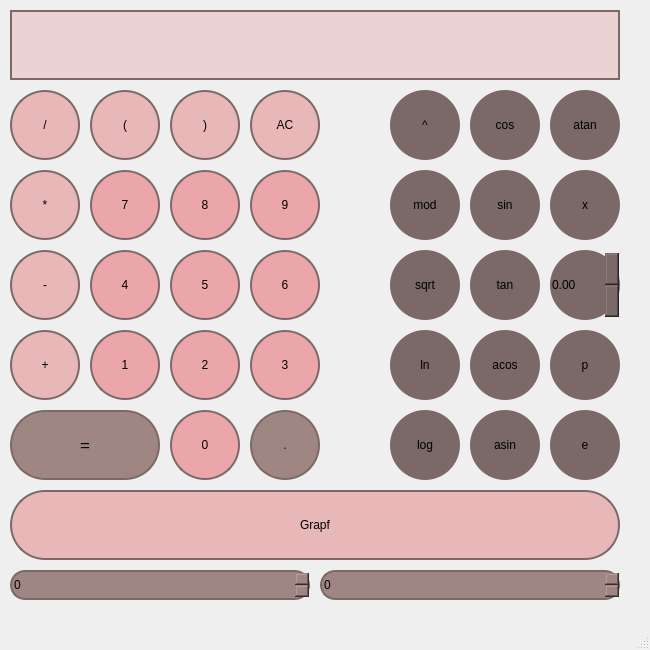
<?xml version="1.0" encoding="UTF-8"?>
<ui version="4.0">
 <class>MainWindow</class>
 <widget class="QMainWindow" name="MainWindow">
  <property name="geometry">
   <rect>
    <x>0</x>
    <y>0</y>
    <width>650</width>
    <height>650</height>
   </rect>
  </property>
  <property name="windowTitle">
   <string>MainWindow</string>
  </property>
  <property name="styleSheet">
   <string notr="true">QMainWindow {
opacity: 0.7;
background-image: url(:/resources/img/strawberry.jpg);
}</string>
  </property>
  <widget class="QWidget" name="centralwidget">
   <widget class="QPushButton" name="pushButton_pow">
    <property name="geometry">
     <rect>
      <x>390</x>
      <y>90</y>
      <width>70</width>
      <height>70</height>
     </rect>
    </property>
    <property name="styleSheet">
     <string notr="true">QPushButton {
border: 2px #7b6968;
border-radius: 35px;
background-color: #7b6968;
}
QPushButton:pressed {
background-color: qlineargradient(x1: 0, y1: 0, x2: 0, y2: 1,
stop: 0 #5a655c, stop: 1 #5a655c);
}</string>
    </property>
    <property name="text">
     <string>^</string>
    </property>
   </widget>
   <widget class="QPushButton" name="pushButton_plus">
    <property name="geometry">
     <rect>
      <x>10</x>
      <y>330</y>
      <width>70</width>
      <height>70</height>
     </rect>
    </property>
    <property name="styleSheet">
     <string notr="true">QPushButton {
border: 2px solid #7b6968;
border-radius: 35px;
background-color: #e8b7b8;
color: black;
}
QPushButton:pressed {
background-color: qlineargradient(x1: 0, y1: 0, x2: 0, y2: 1,
stop: 0 #5a655c, stop: 1 #5a655c);
}</string>
    </property>
    <property name="text">
     <string>+</string>
    </property>
   </widget>
   <widget class="QPushButton" name="pushButton_grapf">
    <property name="geometry">
     <rect>
      <x>10</x>
      <y>490</y>
      <width>610</width>
      <height>70</height>
     </rect>
    </property>
    <property name="styleSheet">
     <string notr="true">QPushButton {
border: 2px solid #7b6968;
border-radius: 35px;
background-color: #e8b7b8;
color: black;
}
QPushButton:pressed {
background-color: qlineargradient(x1: 0, y1: 0, x2: 0, y2: 1,
stop: 0 #5a655c, stop: 1 #5a655c);
}</string>
    </property>
    <property name="text">
     <string>Grapf</string>
    </property>
   </widget>
   <widget class="QPushButton" name="pushButton_cos">
    <property name="geometry">
     <rect>
      <x>470</x>
      <y>90</y>
      <width>70</width>
      <height>70</height>
     </rect>
    </property>
    <property name="styleSheet">
     <string notr="true">QPushButton {
border: 2px #7b6968;
border-radius: 35px;
background-color: #7b6968;
}
QPushButton:pressed {
background-color: qlineargradient(x1: 0, y1: 0, x2: 0, y2: 1,
stop: 0 #5a655c, stop: 1 #5a655c);
}</string>
    </property>
    <property name="text">
     <string>cos</string>
    </property>
   </widget>
   <widget class="QPushButton" name="pushButton_minus">
    <property name="geometry">
     <rect>
      <x>10</x>
      <y>250</y>
      <width>70</width>
      <height>70</height>
     </rect>
    </property>
    <property name="styleSheet">
     <string notr="true">QPushButton {
border: 2px solid #7b6968;
border-radius: 35px;
background-color: #e8b7b8;
color: black;
}
QPushButton:pressed {
background-color: qlineargradient(x1: 0, y1: 0, x2: 0, y2: 1,
stop: 0 #5a655c, stop: 1 #5a655c);
}</string>
    </property>
    <property name="text">
     <string>-</string>
    </property>
   </widget>
   <widget class="QDoubleSpinBox" name="xValue">
    <property name="geometry">
     <rect>
      <x>550</x>
      <y>250</y>
      <width>70</width>
      <height>70</height>
     </rect>
    </property>
    <property name="styleSheet">
     <string notr="true">QDoubleSpinBox {
border: 2px #7b6968;
border-radius: 35px;
background-color: #7b6968;
}</string>
    </property>
    <property name="maximum">
     <double>10000.000000000000000</double>
    </property>
   </widget>
   <widget class="QPushButton" name="pushButton_2">
    <property name="geometry">
     <rect>
      <x>170</x>
      <y>330</y>
      <width>70</width>
      <height>70</height>
     </rect>
    </property>
    <property name="styleSheet">
     <string notr="true">QPushButton {
border: 2px solid #7b6968;
border-radius: 35px;
background-color: #eba6a9;
color: black;
}
QPushButton:pressed {
background-color: qlineargradient(x1: 0, y1:0, x2: 0, y2: 1,
stop: 0 #5a655c, stop: 1 #5a655c);
}</string>
    </property>
    <property name="text">
     <string>2</string>
    </property>
   </widget>
   <widget class="QPushButton" name="pushButton_9">
    <property name="geometry">
     <rect>
      <x>250</x>
      <y>170</y>
      <width>70</width>
      <height>70</height>
     </rect>
    </property>
    <property name="styleSheet">
     <string notr="true">QPushButton {
border: 2px solid #7b6968;
border-radius: 35px;
background-color: #eba6a9;
color: black;
}
QPushButton:pressed {
background-color: qlineargradient(x1: 0, y1:0, x2: 0, y2: 1,
stop: 0 #5a655c, stop: 1 #5a655c);
}</string>
    </property>
    <property name="text">
     <string>9</string>
    </property>
   </widget>
   <widget class="QPushButton" name="pushButton_dot">
    <property name="geometry">
     <rect>
      <x>250</x>
      <y>410</y>
      <width>70</width>
      <height>70</height>
     </rect>
    </property>
    <property name="styleSheet">
     <string notr="true">QPushButton {
border: 2px solid #7b6968;
border-radius: 35px;
background-color: #a08683;
}
QPushButton:pressed {
background-color: qlineargradient(x1: 0, y1: 0, x2: 0, y2: 1,
stop: 0 #5a655c, stop: 1 #5a655c);
}</string>
    </property>
    <property name="text">
     <string>.</string>
    </property>
   </widget>
   <widget class="QPushButton" name="pushButton_asin">
    <property name="geometry">
     <rect>
      <x>470</x>
      <y>410</y>
      <width>70</width>
      <height>70</height>
     </rect>
    </property>
    <property name="styleSheet">
     <string notr="true">QPushButton {
border: 2px #7b6968;
border-radius: 35px;
background-color: #7b6968;
}
QPushButton:pressed {
background-color: qlineargradient(x1: 0, y1: 0, x2: 0, y2: 1,
stop: 0 #5a655c, stop: 1 #5a655c);
}</string>
    </property>
    <property name="text">
     <string>asin</string>
    </property>
   </widget>
   <widget class="QPushButton" name="pushButton_5">
    <property name="geometry">
     <rect>
      <x>170</x>
      <y>250</y>
      <width>70</width>
      <height>70</height>
     </rect>
    </property>
    <property name="styleSheet">
     <string notr="true">QPushButton {
border: 2px solid #7b6968;
border-radius: 35px;
background-color: #eba6a9;
color: black;
}
QPushButton:pressed {
background-color: qlineargradient(x1: 0, y1:0, x2: 0, y2: 1,
stop: 0 #5a655c, stop: 1 #5a655c);
}</string>
    </property>
    <property name="text">
     <string>5</string>
    </property>
   </widget>
   <widget class="QPushButton" name="pushButton_AC">
    <property name="geometry">
     <rect>
      <x>250</x>
      <y>90</y>
      <width>70</width>
      <height>70</height>
     </rect>
    </property>
    <property name="styleSheet">
     <string notr="true">QPushButton {
border: 2px solid #7b6968;
border-radius: 35px;
background-color: #e8b7b8;
color: black;
}
QPushButton:pressed {
background-color: qlineargradient(x1: 0, y1: 0, x2: 0, y2: 1,
stop: 0 #5a655c, stop: 1 #5a655c);
}</string>
    </property>
    <property name="text">
     <string>AC</string>
    </property>
   </widget>
   <widget class="QPushButton" name="pushButton_closeP">
    <property name="geometry">
     <rect>
      <x>170</x>
      <y>90</y>
      <width>70</width>
      <height>70</height>
     </rect>
    </property>
    <property name="styleSheet">
     <string notr="true">QPushButton {
border: 2px solid #7b6968;
border-radius: 35px;
background-color: #e8b7b8;
color: black;
}
QPushButton:pressed {
background-color: qlineargradient(x1: 0, y1: 0, x2: 0, y2: 1,
stop: 0 #5a655c, stop: 1 #5a655c);
}</string>
    </property>
    <property name="text">
     <string>)</string>
    </property>
   </widget>
   <widget class="QLabel" name="result">
    <property name="geometry">
     <rect>
      <x>10</x>
      <y>10</y>
      <width>610</width>
      <height>70</height>
     </rect>
    </property>
    <property name="font">
     <font>
      <pointsize>24</pointsize>
     </font>
    </property>
    <property name="styleSheet">
     <string notr="true">QLabel {
  qproperty-alignment: 'AlignVCenter | AlignRight';
border: 2px solid #7b6968;
background-color: #ecd2d2;
color: #120309;
}</string>
    </property>
    <property name="text">
     <string/>
    </property>
   </widget>
   <widget class="QPushButton" name="pushButton_1">
    <property name="geometry">
     <rect>
      <x>90</x>
      <y>330</y>
      <width>70</width>
      <height>70</height>
     </rect>
    </property>
    <property name="styleSheet">
     <string notr="true">QPushButton {
border: 2px solid #7b6968;
border-radius: 35px;
background-color: #eba6a9;
color: black;
}
QPushButton:pressed {
background-color: qlineargradient(x1: 0, y1:0, x2: 0, y2: 1,
stop: 0 #5a655c, stop: 1 #5a655c);
}</string>
    </property>
    <property name="text">
     <string>1</string>
    </property>
   </widget>
   <widget class="QSpinBox" name="X">
    <property name="geometry">
     <rect>
      <x>10</x>
      <y>570</y>
      <width>300</width>
      <height>30</height>
     </rect>
    </property>
    <property name="styleSheet">
     <string notr="true">QSpinBox {
border: 2px solid #7b6968;
border-radius: 15px;
background-color: #a08683;
color: black;
}</string>
    </property>
    <property name="minimum">
     <number>0</number>
    </property>
    <property name="maximum">
     <number>10000</number>
    </property>
   </widget>
   <widget class="QPushButton" name="pushButton_atan">
    <property name="geometry">
     <rect>
      <x>550</x>
      <y>90</y>
      <width>70</width>
      <height>70</height>
     </rect>
    </property>
    <property name="styleSheet">
     <string notr="true">QPushButton {
border: 2px #7b6968;
border-radius: 35px;
background-color: #7b6968;
}
QPushButton:pressed {
background-color: qlineargradient(x1: 0, y1: 0, x2: 0, y2: 1,
stop: 0 #5a655c, stop: 1 #5a655c);
}</string>
    </property>
    <property name="text">
     <string>atan</string>
    </property>
   </widget>
   <widget class="QPushButton" name="pushButton_enter">
    <property name="geometry">
     <rect>
      <x>10</x>
      <y>410</y>
      <width>150</width>
      <height>70</height>
     </rect>
    </property>
    <property name="font">
     <font>
      <pointsize>13</pointsize>
     </font>
    </property>
    <property name="styleSheet">
     <string notr="true">QPushButton {
border: 2px solid #7b6968;
border-radius: 35px;
background-color: #a08683;
}
QPushButton:pressed {
background-color: qlineargradient(x1: 0, y1: 0, x2: 0, y2: 1,
stop: 0 #5a655c, stop: 1 #5a655c);
}</string>
    </property>
    <property name="text">
     <string>=</string>
    </property>
   </widget>
   <widget class="QPushButton" name="pushButton_div">
    <property name="geometry">
     <rect>
      <x>10</x>
      <y>90</y>
      <width>70</width>
      <height>70</height>
     </rect>
    </property>
    <property name="styleSheet">
     <string notr="true">QPushButton {
border: 2px solid #7b6968;
border-radius: 35px;
background-color: #e8b7b8;
color: black;
}
QPushButton:pressed {
background-color: qlineargradient(x1: 0, y1: 0, x2: 0, y2: 1,
stop: 0 #5a655c, stop: 1 #5a655c);
}</string>
    </property>
    <property name="text">
     <string>/</string>
    </property>
   </widget>
   <widget class="QPushButton" name="pushButton_exp">
    <property name="geometry">
     <rect>
      <x>550</x>
      <y>410</y>
      <width>70</width>
      <height>70</height>
     </rect>
    </property>
    <property name="styleSheet">
     <string notr="true">QPushButton {
border: 2px #7b6968;
border-radius: 35px;
background-color: #7b6968;
}
QPushButton:pressed {
background-color: qlineargradient(x1: 0, y1: 0, x2: 0, y2: 1,
stop: 0 #5a655c, stop: 1 #5a655c);
}</string>
    </property>
    <property name="text">
     <string>e</string>
    </property>
   </widget>
   <widget class="QPushButton" name="pushButton_0">
    <property name="geometry">
     <rect>
      <x>170</x>
      <y>410</y>
      <width>70</width>
      <height>70</height>
     </rect>
    </property>
    <property name="styleSheet">
     <string notr="true">QPushButton {
border: 2px solid #7b6968;
border-radius: 35px;
background-color: #eba6a9;
color: black;
}
QPushButton:pressed {
background-color: qlineargradient(x1: 0, y1:0, x2: 0, y2: 1,
stop: 0 #5a655c, stop: 1 #5a655c);
}</string>
    </property>
    <property name="text">
     <string>0</string>
    </property>
   </widget>
   <widget class="QPushButton" name="pushButton_tan">
    <property name="geometry">
     <rect>
      <x>470</x>
      <y>250</y>
      <width>70</width>
      <height>70</height>
     </rect>
    </property>
    <property name="styleSheet">
     <string notr="true">QPushButton {
border: 2px #7b6968;
border-radius: 35px;
background-color: #7b6968;
}
QPushButton:pressed {
background-color: qlineargradient(x1: 0, y1: 0, x2: 0, y2: 1,
stop: 0 #5a655c, stop: 1 #5a655c);
}</string>
    </property>
    <property name="text">
     <string>tan</string>
    </property>
   </widget>
   <widget class="QPushButton" name="pushButton_sqrt">
    <property name="geometry">
     <rect>
      <x>390</x>
      <y>250</y>
      <width>70</width>
      <height>70</height>
     </rect>
    </property>
    <property name="styleSheet">
     <string notr="true">QPushButton {
border: 2px #7b6968;
border-radius: 35px;
background-color: #7b6968;
}
QPushButton:pressed {
background-color: qlineargradient(x1: 0, y1: 0, x2: 0, y2: 1,
stop: 0 #5a655c, stop: 1 #5a655c);
}</string>
    </property>
    <property name="text">
     <string>sqrt</string>
    </property>
   </widget>
   <widget class="QPushButton" name="pushButton_mod">
    <property name="geometry">
     <rect>
      <x>390</x>
      <y>170</y>
      <width>70</width>
      <height>70</height>
     </rect>
    </property>
    <property name="styleSheet">
     <string notr="true">QPushButton {
border: 2px #7b6968;
border-radius: 35px;
background-color: #7b6968;
}
QPushButton:pressed {
background-color: qlineargradient(x1: 0, y1: 0, x2: 0, y2: 1,
stop: 0 #5a655c, stop: 1 #5a655c);
}</string>
    </property>
    <property name="text">
     <string>mod</string>
    </property>
   </widget>
   <widget class="QPushButton" name="pushButton_sin">
    <property name="geometry">
     <rect>
      <x>470</x>
      <y>170</y>
      <width>70</width>
      <height>70</height>
     </rect>
    </property>
    <property name="styleSheet">
     <string notr="true">QPushButton {
border: 2px #7b6968;
border-radius: 35px;
background-color: #7b6968;
}
QPushButton:pressed {
background-color: qlineargradient(x1: 0, y1: 0, x2: 0, y2: 1,
stop: 0 #5a655c, stop: 1 #5a655c);
}</string>
    </property>
    <property name="text">
     <string>sin</string>
    </property>
   </widget>
   <widget class="QPushButton" name="pushButton_ln">
    <property name="geometry">
     <rect>
      <x>390</x>
      <y>330</y>
      <width>70</width>
      <height>70</height>
     </rect>
    </property>
    <property name="styleSheet">
     <string notr="true">QPushButton {
border: 2px #7b6968;
border-radius: 35px;
background-color: #7b6968;
}
QPushButton:pressed {
background-color: qlineargradient(x1: 0, y1: 0, x2: 0, y2: 1,
stop: 0 #5a655c, stop: 1 #5a655c);
}</string>
    </property>
    <property name="text">
     <string>ln</string>
    </property>
   </widget>
   <widget class="QPushButton" name="pushButton_openP">
    <property name="geometry">
     <rect>
      <x>90</x>
      <y>90</y>
      <width>70</width>
      <height>70</height>
     </rect>
    </property>
    <property name="styleSheet">
     <string notr="true">QPushButton {
border: 2px solid #7b6968;
border-radius: 35px;
background-color: #e8b7b8;
color: black;
}
QPushButton:pressed {
background-color: qlineargradient(x1: 0, y1: 0, x2: 0, y2: 1,
stop: 0 #5a655c, stop: 1 #5a655c);
}</string>
    </property>
    <property name="text">
     <string>(</string>
    </property>
   </widget>
   <widget class="QPushButton" name="pushButton_acos">
    <property name="geometry">
     <rect>
      <x>470</x>
      <y>330</y>
      <width>70</width>
      <height>70</height>
     </rect>
    </property>
    <property name="styleSheet">
     <string notr="true">QPushButton {
border: 2px #7b6968;
border-radius: 35px;
background-color: #7b6968;
}
QPushButton:pressed {
background-color: qlineargradient(x1: 0, y1: 0, x2: 0, y2: 1,
stop: 0 #5a655c, stop: 1 #5a655c);
}</string>
    </property>
    <property name="text">
     <string>acos</string>
    </property>
   </widget>
   <widget class="QPushButton" name="pushButton_3">
    <property name="geometry">
     <rect>
      <x>250</x>
      <y>330</y>
      <width>70</width>
      <height>70</height>
     </rect>
    </property>
    <property name="styleSheet">
     <string notr="true">QPushButton {
border: 2px solid #7b6968;
border-radius: 35px;
background-color: #eba6a9;
color: black;
}
QPushButton:pressed {
background-color: qlineargradient(x1: 0, y1:0, x2: 0, y2: 1,
stop: 0 #5a655c, stop: 1 #5a655c);
}</string>
    </property>
    <property name="text">
     <string>3</string>
    </property>
   </widget>
   <widget class="QPushButton" name="pushButton_mul">
    <property name="geometry">
     <rect>
      <x>10</x>
      <y>170</y>
      <width>70</width>
      <height>70</height>
     </rect>
    </property>
    <property name="styleSheet">
     <string notr="true">QPushButton {
border: 2px solid #7b6968;
border-radius: 35px;
background-color: #e8b7b8;
color: black;
}
QPushButton:pressed {
background-color: qlineargradient(x1: 0, y1: 0, x2: 0, y2: 1,
stop: 0 #5a655c, stop: 1 #5a655c);
}</string>
    </property>
    <property name="text">
     <string>*</string>
    </property>
   </widget>
   <widget class="QPushButton" name="pushButton_6">
    <property name="geometry">
     <rect>
      <x>250</x>
      <y>250</y>
      <width>70</width>
      <height>70</height>
     </rect>
    </property>
    <property name="styleSheet">
     <string notr="true">QPushButton {
border: 2px solid #7b6968;
border-radius: 35px;
background-color: #eba6a9;
color: black;
}
QPushButton:pressed {
background-color: qlineargradient(x1: 0, y1:0, x2: 0, y2: 1,
stop: 0 #5a655c, stop: 1 #5a655c);
}</string>
    </property>
    <property name="text">
     <string>6</string>
    </property>
   </widget>
   <widget class="QPushButton" name="pushButton_p">
    <property name="geometry">
     <rect>
      <x>550</x>
      <y>330</y>
      <width>70</width>
      <height>70</height>
     </rect>
    </property>
    <property name="styleSheet">
     <string notr="true">QPushButton {
border: 2px #7b6968;
border-radius: 35px;
background-color: #7b6968;
}
QPushButton:pressed {
background-color: qlineargradient(x1: 0, y1: 0, x2: 0, y2: 1,
stop: 0 #5a655c, stop: 1 #5a655c);
}</string>
    </property>
    <property name="text">
     <string>p</string>
    </property>
   </widget>
   <widget class="QPushButton" name="pushButton_4">
    <property name="geometry">
     <rect>
      <x>90</x>
      <y>250</y>
      <width>70</width>
      <height>70</height>
     </rect>
    </property>
    <property name="styleSheet">
     <string notr="true">QPushButton {
border: 2px solid #7b6968;
border-radius: 35px;
background-color: #eba6a9;
color: black;
}
QPushButton:pressed {
background-color: qlineargradient(x1: 0, y1:0, x2: 0, y2: 1,
stop: 0 #5a655c, stop: 1 #5a655c);
}</string>
    </property>
    <property name="text">
     <string>4</string>
    </property>
   </widget>
   <widget class="QSpinBox" name="Y">
    <property name="geometry">
     <rect>
      <x>320</x>
      <y>570</y>
      <width>300</width>
      <height>30</height>
     </rect>
    </property>
    <property name="styleSheet">
     <string notr="true">QSpinBox {
border: 2px solid #7b6968;
border-radius: 15px;
background-color: #a08683;
color: black;
}</string>
    </property>
    <property name="minimum">
     <number>0</number>
    </property>
    <property name="maximum">
     <number>10000</number>
    </property>
   </widget>
   <widget class="QPushButton" name="pushButton_8">
    <property name="geometry">
     <rect>
      <x>170</x>
      <y>170</y>
      <width>70</width>
      <height>70</height>
     </rect>
    </property>
    <property name="styleSheet">
     <string notr="true">QPushButton {
border: 2px solid #7b6968;
border-radius: 35px;
background-color: #eba6a9;
color: black;
}
QPushButton:pressed {
background-color: qlineargradient(x1: 0, y1:0, x2: 0, y2: 1,
stop: 0 #5a655c, stop: 1 #5a655c);
}</string>
    </property>
    <property name="text">
     <string>8</string>
    </property>
   </widget>
   <widget class="QPushButton" name="pushButton_x">
    <property name="geometry">
     <rect>
      <x>550</x>
      <y>170</y>
      <width>70</width>
      <height>70</height>
     </rect>
    </property>
    <property name="styleSheet">
     <string notr="true">QPushButton {
border: 2px #7b6968;
border-radius: 35px;
background-color: #7b6968;
}
QPushButton:pressed {
background-color: qlineargradient(x1: 0, y1: 0, x2: 0, y2: 1,
stop: 0 #5a655c, stop: 1 #5a655c);
}</string>
    </property>
    <property name="text">
     <string>x</string>
    </property>
   </widget>
   <widget class="QPushButton" name="pushButton_log">
    <property name="geometry">
     <rect>
      <x>390</x>
      <y>410</y>
      <width>70</width>
      <height>70</height>
     </rect>
    </property>
    <property name="styleSheet">
     <string notr="true">QPushButton {
border: 2px #7b6968;
border-radius: 35px;
background-color: #7b6968;
}
QPushButton:pressed {
background-color: qlineargradient(x1: 0, y1: 0, x2: 0, y2: 1,
stop: 0 #5a655c, stop: 1 #5a655c);
}</string>
    </property>
    <property name="text">
     <string>log</string>
    </property>
   </widget>
   <widget class="QPushButton" name="pushButton_7">
    <property name="geometry">
     <rect>
      <x>90</x>
      <y>170</y>
      <width>70</width>
      <height>70</height>
     </rect>
    </property>
    <property name="styleSheet">
     <string notr="true">QPushButton {
border: 2px solid #7b6968;
border-radius: 35px;
background-color: #eba6a9;
color: black;
}
QPushButton:pressed {
background-color: qlineargradient(x1: 0, y1:0, x2: 0, y2: 1,
stop: 0 #5a655c, stop: 1 #5a655c);
}</string>
    </property>
    <property name="text">
     <string>7</string>
    </property>
   </widget>
  </widget>
  <widget class="QMenuBar" name="menubar">
   <property name="geometry">
    <rect>
     <x>0</x>
     <y>0</y>
     <width>650</width>
     <height>24</height>
    </rect>
   </property>
  </widget>
  <widget class="QStatusBar" name="statusbar"/>
 </widget>
 <resources/>
 <connections/>
</ui>
